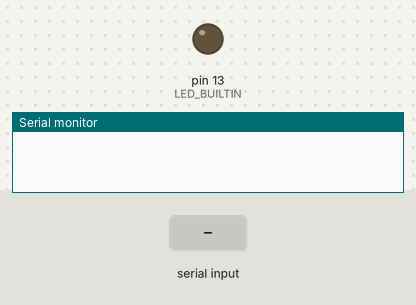
Simulated run of this sketch. Board: Arduino Uno, built with avr-gcc and run on an emulated ATmega328P. On the bench: output pins drawn as LEDs (lit = HIGH), the last lines printed to the serial monitor. The test bench sets the inputs (shaded band).

Above: at 1.2 s.
1.3 s: "1" received over Serial
At 2.5 s:
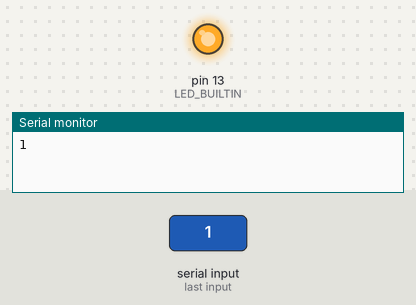
2.8 s: "0" received over Serial
At 3.7 s:
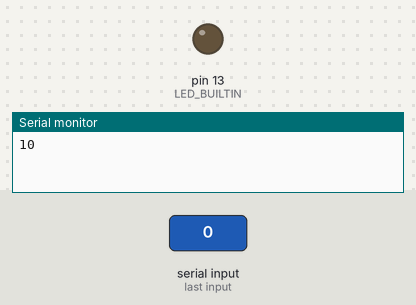
Timing chart, 0 to 5.8 s (numbered marks = the images above; inputs shaded):
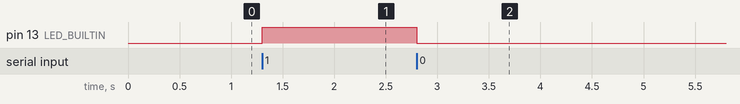

Measured:
- after the input at 1.3 s, pin 13 (LED_BUILTIN): LOW → HIGH at once
- after the input at 2.8 s, pin 13 (LED_BUILTIN): HIGH → LOW at once

The sketch:

led_on_off_from_python.ino
```cpp
char serialData;

// the setup function runs once when you press reset or power the board
void setup() {
  // initialize digital pin LED_BUILTIN as an output.
  Serial.begin(9600);
  pinMode(LED_BUILTIN, OUTPUT);
}

// the loop function runs over and over again forever
void loop() {
  if(Serial.available()>0){
    serialData=Serial.read();
    Serial.print(serialData);

    if(serialData=='1')digitalWrite(LED_BUILTIN, HIGH);
    else if(serialData=='0')digitalWrite(LED_BUILTIN, LOW);
  }
}
```
